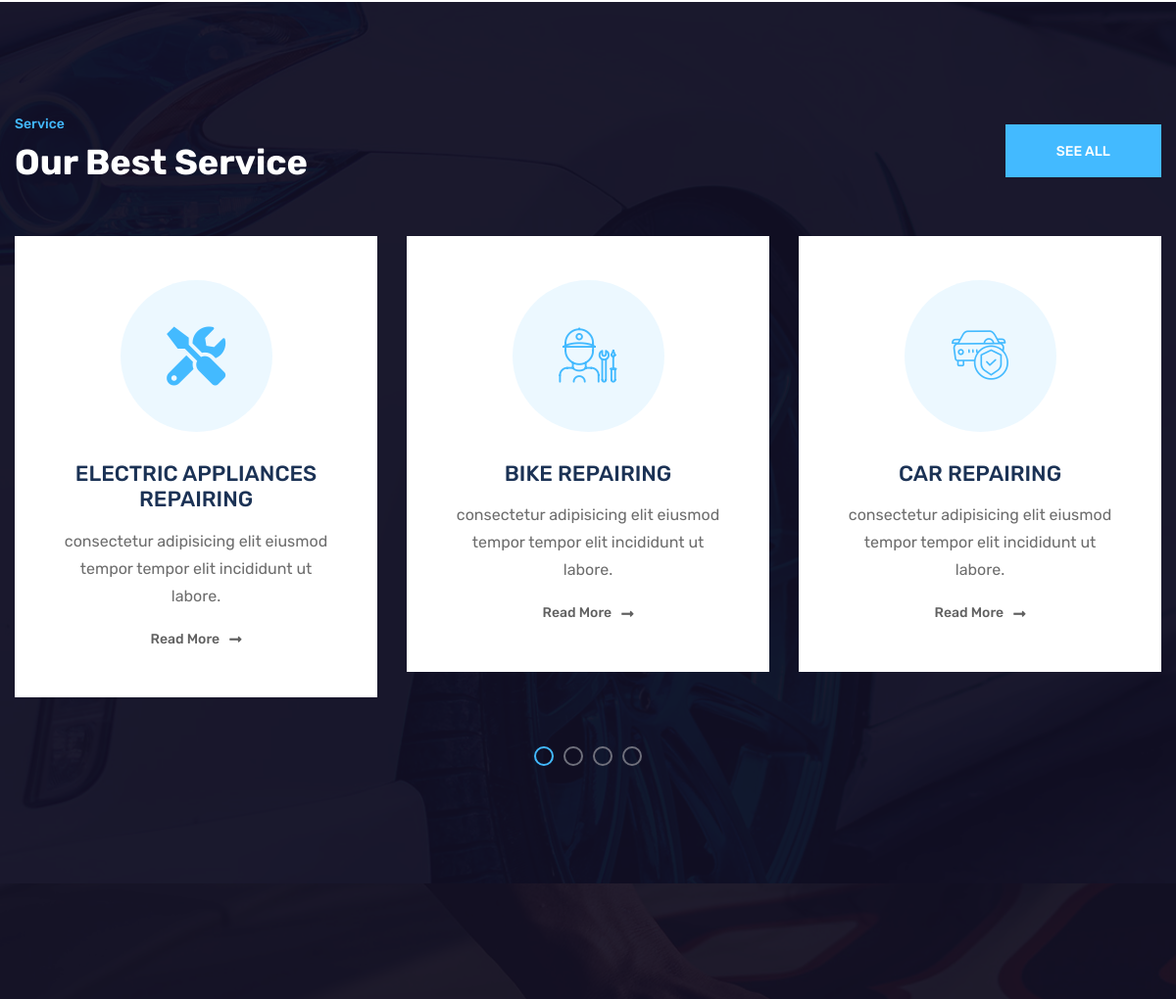
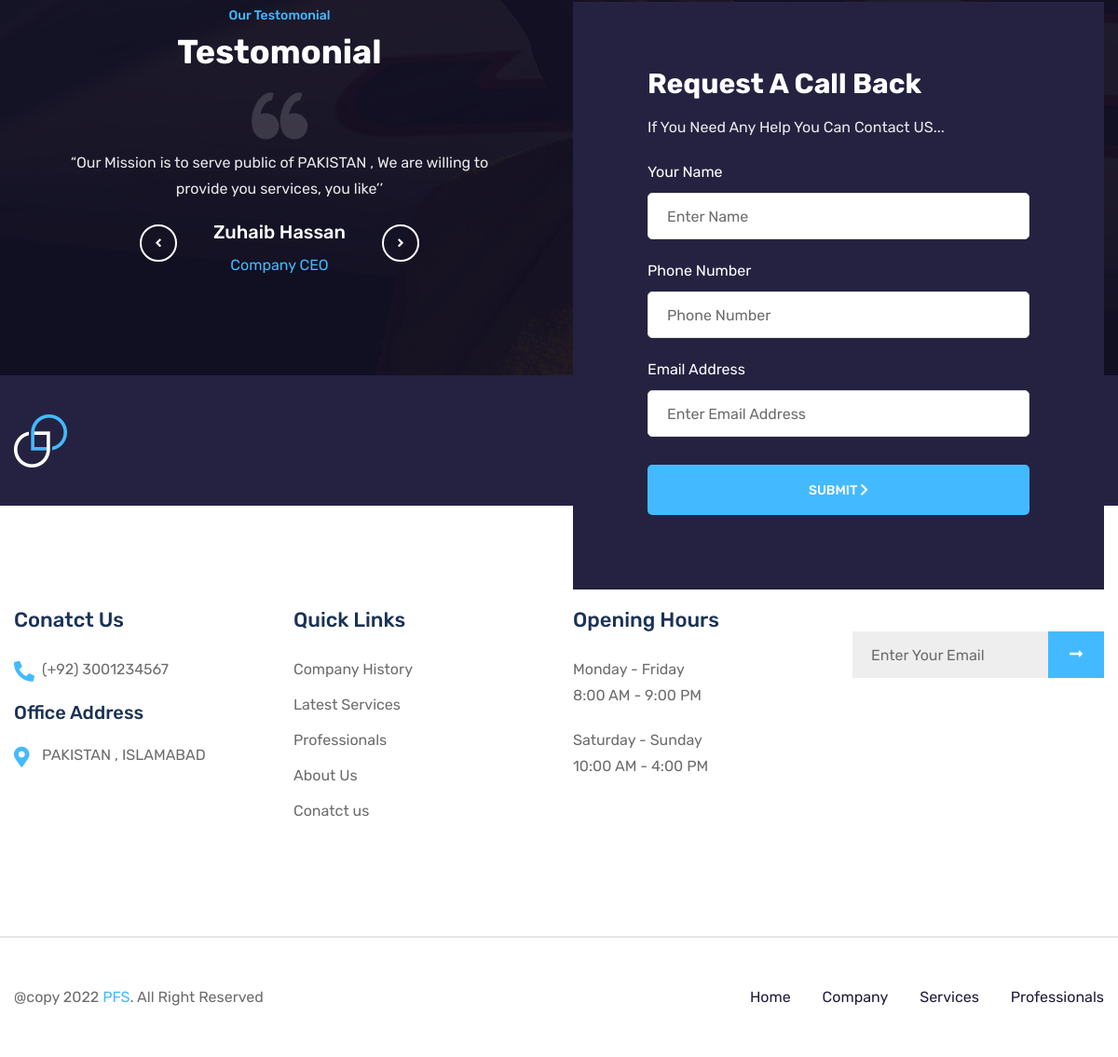
The app's page / (lower part), older data (2 pictures, top to bottom).
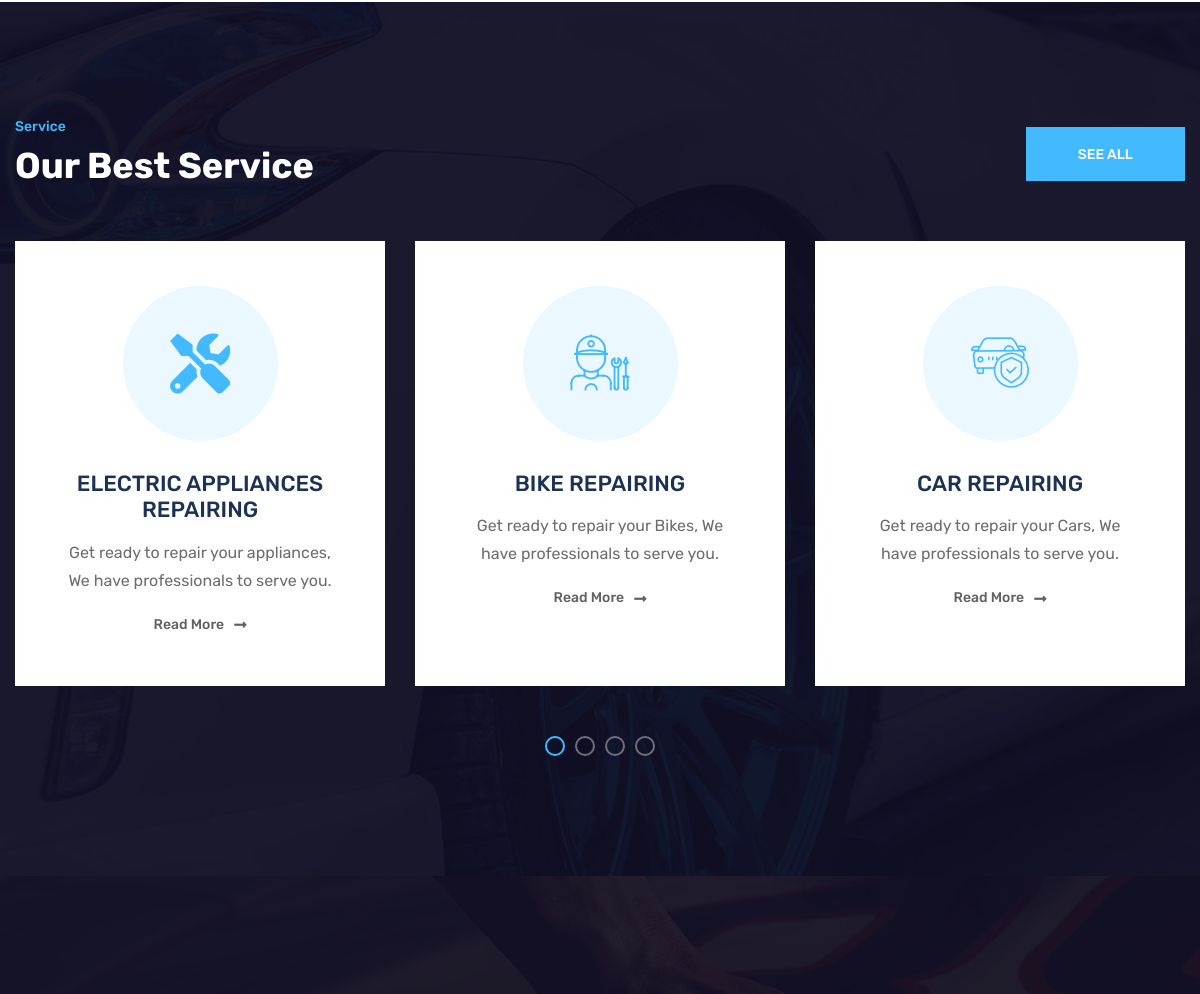
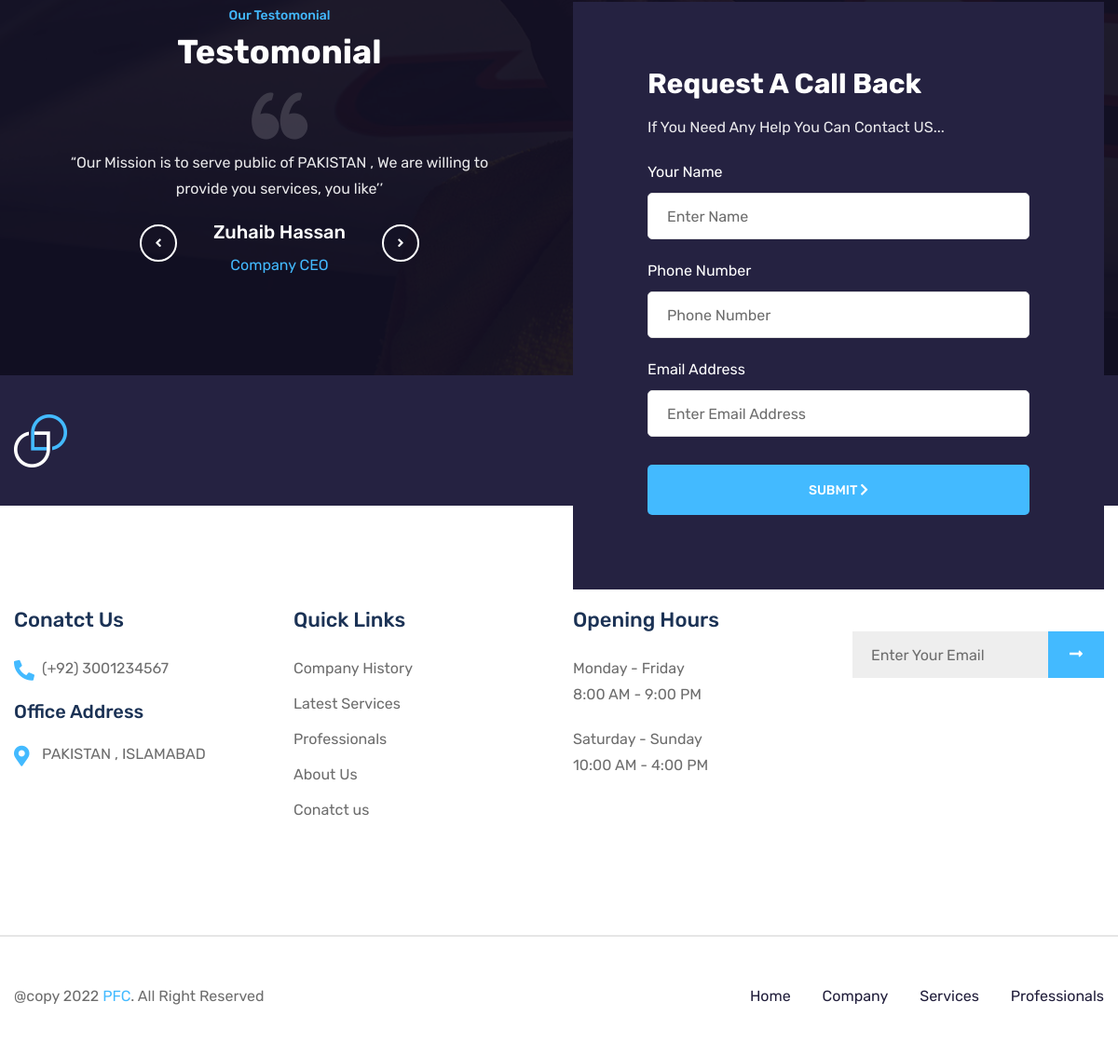
The same page, newer data (2 pictures, top to bottom).
### tables this page shows
CREATE TABLE `tbl_services` (
  `service_id` int(11) NOT NULL,
  `service_slug` varchar(255) DEFAULT NULL,
  `service_title` varchar(255) DEFAULT NULL,
  `service_icon` varchar(100) DEFAULT NULL,
  `service_short_desc` varchar(255) DEFAULT NULL,
  `service_detail` longtext DEFAULT NULL,
  `service_status` int(1) NOT NULL,
  `service_order` int(11) NOT NULL
);

CREATE TABLE `tbl_texts` (
  `txt_id` int(11) NOT NULL,
  `txt_type` varchar(50) NOT NULL,
  `txt_data` longtext DEFAULT NULL
);

### includes/conn.php (called while the page is built, shortened)
<?php session_start();
if ($_SERVER['HTTP_HOST'] != 'localhost') {
    $hostname_dbconn = "localhost";
    $rating_dbname = "public";
    $username_dbconn = "root";
    $password_dbconn = '';
    $path = "http://localhost/public-facilitation-center/";
} else {
    $path = "http://localhost/public-facilitation-center/";
}

### includes/baseFunctions.php (called while the page is built, shortened)
<?php
function getTable($table, $where)
{
    global $conn;
    $sql = "SELECT * FROM " . $table . " WHERE " . $where;
    $ex = $conn->query($sql) or die($sql);
    $rs = $ex->fetch_array();
    return $rs;
}
?>

### inc_pages/home.php (the view, shortened to what this page needs)
<section class="service-area service-area-v1 bg_cover pt-110 pb-110" style="background-image: url(assets/images/bg/service-bg-1.jpg);">
    <div class="container">
        <div class="row align-items-end">
            <div class="col-lg-6">
                <div class="section-title section-white-title mb-50">
                    <span class="span">Service</span>
                    <h2>Our Best Service</h2>
                </div>
            </div>
            <div class="col-lg-6">
                <div class="button-box mb-60">
                    <a href="<?= $path ?>service" class="main-btn">See All</a>
                </div>
            </div>
        </div>
        <div class="row service-slide">
        <?php $service_qry =  "SELECT * FROM tbl_services  WHERE service_status='1' ORDER BY service_order DESC";
                    $service_exe = $conn->query($service_qry) or die(mysqli_error($conn));
                    while ($service = $service_exe->fetch_array()) { ?>
            <div class="col-lg-4 service-item mb-50">
                <div class="icon">
                    <i class="<?= $service['service_icon'] ?>"></i>
                </div>
                <div class="info">
                    <h4><?= $service['service_title'] ?></h4>
                    <p><?= $service['service_short_desc'] ?></p>
                    <a href="<?= $path ?>service/<?= $service['service_slug'] ?>" class="btn_link">Read More</a>
                </div>
            </div>
                <?php } ?>
            </div>
    </div>
</section>
<section class="testimonial-area-one pt-120 pb-30 bg_cover" style="background-image: url(assets/images/bg/testimonial-bg-1.jpg);">
    <div class="container">
        <div class="row">
            <div class="col-lg-6">
                <div class="testimonial-wrapper">
                    <div class="section-title section-white-title text-center">
                        <span class="span">Our Testomonial</span>
                        <h2>Testomonial</h2>
                    </div>
                    <div class="testimonial-slide-one row">
                        <div class="col-lg-12">
                            <div class="testimonial-box">
                                <i class="flaticon-left-quote"></i>
                                <p>“Our Mission is to serve public of PAKISTAN , We are willing to provide you services, you like’’</p>
                                <h5>Zuhaib Hassan</h5>
                                <span>Company CEO</span>
                            </div>
                        </div>
                    </div>
                </div>
            </div>
            <div class="col-lg-6">
            <div class="call-back-form">
                <form action="#" method="post" data-url="<?= $path . 'send-quote' ?>" data-type="contact" class="contact-form contact">
                    <h3>Request A Call Back</h3>
                    <p>If You Need Any Help You Can Contact US...</p>
                    <div class="form_group">
                        <label>Your Name</label>
                        <input type="text" placeholder="Enter Name" class="form_control alpha" name="name">
                    </div>
                    <div class="form_group">
                        <label>Phone Number</label>
                        <input type="text" placeholder="Phone Number" class="form_control numeric" name="phone">
                    </div>
                    <div class="form_group">
                        <label>Email Address</label>
                        <input type="email" placeholder="Enter Email Address" class="form_control alphanumeric" name="email">
                    </div>
                    <div class="form_group form_button">
                        <button type="submit" id="contact-submit" class="main-btn submit">
                            <span class="submit-text">Submit <i class="fa fa-chevron-right fa-icon"></i></span>
                        </button>
                    </div>
                </form>
            </div>
            </div>
        </div>
    </div>
</section>

### index.php (shortened to what this page needs)
<?php
include_once("includes/conn.php");
include_once('includes/baseFunctions.php');
include_once('includes/siteFunctions.php');
include_once("includes/confg.php");
$intake_sec = unserialize(str($intake_sec['txt_data'])); ?>
<!DOCTYPE html>
<html lang="en">
<head>
    <link rel="stylesheet" href="<?= $path ?>assets/css/bootstrap.min.css">
    <link rel="stylesheet" href="<?= $path ?>assets/fonts/fontawesome/css/all.min.css">
    <link rel="stylesheet" href="<?= $path ?>assets/fonts/flaticon/flaticon.css">
    <link rel="stylesheet" href="<?= $path ?>assets/css/magnific-popup.css">
    <link rel="stylesheet" href="<?= $path ?>assets/css/slick.css">
    <link rel="stylesheet" href="<?= $path ?>assets/css/animate.css">
    <link rel="stylesheet" href="<?= $path ?>assets/css/default.css">
    <link rel="stylesheet" href="<?= $path ?>assets/css/style.css">
</head>
<body>
    <div class="body-wrapper">
        <?php @include_once($includefile); ?>
        <?php @include_once('inc_pages/shared/footer.php'); ?>
    </div>
</body>
</html>

### inc_pages/shared/footer.php (shortened to what this page needs)
<?php
        $footerrs = getTable('tbl_texts', " `txt_type` = 'footer' ");
        $footer = unserialize(stripslashes($footerrs['txt_data']));
        ?>
<footer class="footer-area">
    <div class="footer-top pt-40 pb-40">
        <div class="container">
            <div class="row align-items-center">
                <div class="col-lg-4">
                    <div class="brand-logo">
                        <a href="#"><img src="<?= $path ?>assets/images/logo/logo-2.png" class="img-fluid" alt=""></a>
                    </div>
                </div>
                <div class="col-lg-8">
                    <div class="social-box">
                        <ul>
                            <?php if ($site_facebook) { ?>
                    <li><a target="_blank" href="<?= $site_facebook ?>"><i class="fab fa-facebook-f"></i></a>
                    </li>
                    <?php } ?>
                    <?php if ($site_twitter) { ?>
                    <li><a target="_blank" href="<?= $site_twitter ?>"><i class="fab fa-twitter"></i></a></li>
                    <?php } ?>
                    <?php if ($site_instagram) { ?>
                    <li><a target="_blank" href="<?= $site_instagram ?>"><i class="fab fa-instagram"></i></a>
                    </li>
                    <?php } ?>
                    <?php if ($site_skype) { ?>
                    <li><a target="_blank" href="skype:<?= $site_skype ?>?call"><i class="fab fa-skype"></i></a>
                    </li>
                    <?php } ?>
                    <?php if ($site_pinterest) { ?>
                    <li><a target="_blank" href="<?= $site_pinterest ?>"><i class="fab fa-pinterest-p"></i></a>
                    </li>
                    <?php } ?>
                        </ul>
                    </div>
                </div>
            </div>
        </div>
    </div>
    <div class="footer-widget-area pt-110 pb-110">
        <div class="container">
            <div class="row">
                <div class="col-lg-3 col-md-6 col-sm-12">
                    <div class="widget contact-info-widget">
                        <h4 class="widget-title">Conatct Us</h4>
                        <div class="info-box mb-20">
                            <p><i class="fas fa-phone-alt"></i><a href="tel:+923035051247"><?= $site_phone ?></a></p>
                        </div>
                        <div class="info-box">
                            <h5 class="mb-20">Office Address</h5>
                            <p><i class="fas fa-map-marker-alt"></i><?= $site_address ?></p>
                        </div>
                    </div>
                </div>
                <div class="col-lg-3 col-md-6 col-sm-12">
                    <div class="widget quick-link-widget">
                        <h4 class="widget-title">Quick Links</h4>
                        <ul class="widget-link">
                            <li><a href="<?= $path ?>about">Company History</a></li>
                            <li><a href="<?= $path ?>service">Latest Services</a></li>
                            <li><a href="<?= $path ?>professionals">Professionals</a></li>
                            <li><a href="<?= $path ?>about">About Us</a></li>
                            <li><a href="<?= $path ?>contact">Conatct us</a></li>
                        </ul>
                    </div>
                </div>
                <div class="col-lg-3 col-md-6 col-sm-12">
                    <div class="widget opening-hours-widget">
                        <h4 class="widget-title">Opening Hours</h4>
                        <div class="info-box">
                            <p>Monday - Friday</p>
                            <p>8:00 AM - 9:00 PM</p>
                        </div>
                        <div class="info-box">
                            <p>Saturday - Sunday</p>
                            <p>10:00 AM - 4:00 PM</p>
                        </div>
                    </div>
                </div>
                <div class="col-lg-3 col-md-6 col-sm-12">
                    <div class="widget newsletters-widget">
                  <form action="#" method="post" data-url="<?= $path . 'send-newsletter' ?>" data-type="newsletter" class="newsletters-form contact-form newsletter">
                      <div class="form_group">
                          <input type="email" class="form_control" placeholder="Enter Your Email" name="email" required>
                          <button type="submit" class="icon submit"><img id="btn-loader" style="height: 25px;display:none;" src="<?= $path ?>assets/images/illustrations/btn-loader.svg" alt="Please wait...">
                              <span class="submit-text"><i class="fas fa-long-arrow-alt-right"></i></span></button>
                      </div>
                  </form>
              </div>
          </div>
            </div>
        </div>
    </div>
    <div class="footer-bootom-area">
        <div class="container">
            <div class="row">
                <div class="col-lg-6">
                    <div class="copyright-text">
                        <p><?= $footer['text_copyright'] ?></p>
                    </div>
                </div>
                <div class="col-lg-6">
                    <div class="footer-nav">
                        <ul>
                            <li><a href="<?= $path ?>">Home</a></li>
                            <li><a href="<?= $path ?>about">Company</a></li>
                            <li><a href="<?= $path ?>service">Services</a></li>
                            <li><a href="<?= $path ?>professionals">Professionals</a></li>
                        </ul>
                    </div>
                </div>
            </div>
        </div>
    </div>
</footer>

### assets/css/default.css (style rules this page uses)
.mb-20 { margin-bottom: 20px; }
.mb-50 { margin-bottom: 50px; }
.mb-60 { margin-bottom: 60px; }
.pt-40 { padding-top: 40px; }
.pt-110 { padding-top: 110px; }
.pt-120 { padding-top: 120px; }
.pb-30 { padding-bottom: 30px; }
.pb-40 { padding-bottom: 40px; }
.pb-110 { padding-bottom: 110px; }

Row changes from the older to the newer data that the page shows:
changed tbl_services "ELECTRIC APPLIANCES REPAIRING": service_short_desc "consectetur adipisicing elit eiusmod tempor tempor elit incididunt ut labore." → "Get ready to repair your appliances, We have professionals to serve you."
changed tbl_services "BIKE REPAIRING": service_short_desc "consectetur adipisicing elit eiusmod tempor tempor elit incididunt ut labore." → "Get ready to repair your Bikes, We have professionals to serve you."
changed tbl_services "CAR REPAIRING": service_short_desc "consectetur adipisicing elit eiusmod tempor tempor elit incididunt ut labore." → "Get ready to repair your Cars, We have professionals to serve you."
changed tbl_texts: txt_data "@copy 2022 PFS . All Right Reserved" → "@copy 2022 PFC . All Right Reserved"
